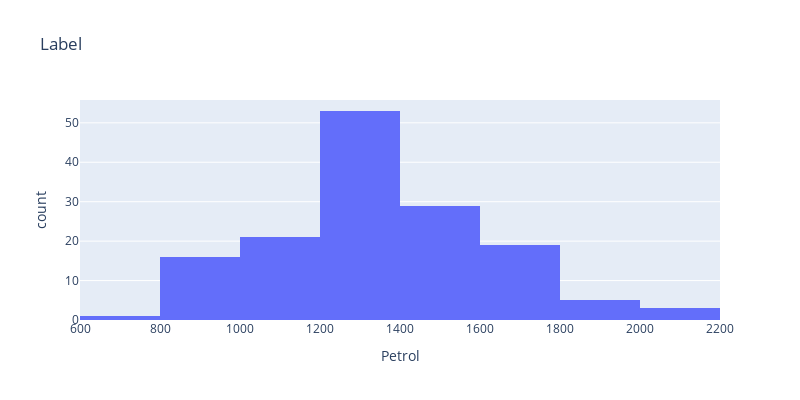

The notebook cell this image was saved under:
### Markdown cell above
#### 3. Data Visualization

### Code cell
import plotly.express as px

fig = px.histogram(dataset, x="Petrol" , nbins=10, title="Label", width=800, height=400)
fig.show()

### Figure 1 — Plotly figure (JSON) as saved in the notebook; plotly's stock layout.template omitted (floating-point values rounded to 4 significant figures; data arrays with more than 128 entries replaced by an {"elided": "..."} marker saying what was removed)
{"data": [{"alignmentgroup": "True", "bingroup": "x", "hovertemplate": "Petrol=%{x}<br>count=%{y}<extra></extra>", "legendgroup": "", "marker": {"color": "#636efa", "pattern": {"shape": ""}}, "name": "", "nbinsx": 10, "offsetgroup": "", "orientation": "v", "showlegend": false, "type": "histogram", "x": {"elided": "147 float values"}, "xaxis": "x", "yaxis": "y"}], "layout": {"barmode": "relative", "height": 400, "legend": {"tracegroupgap": 0}, "title": {"text": "Label"}, "width": 800, "xaxis": {"anchor": "y", "domain": [0, 1], "title": {"text": "Petrol"}}, "yaxis": {"anchor": "x", "domain": [0, 1], "title": {"text": "count"}}}}
